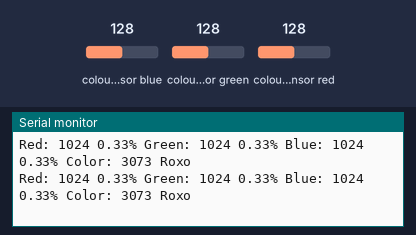
A sketch run on a simulated Arduino Uno, built with avr-gcc and run on an emulated ATmega328P. On the bench: the last lines printed to the serial monitor. The inputs (shaded band) are chosen by the test bench; at power-on: colour sensor blue 128, colour sensor green 128, colour sensor red 128.

Above: at 1.2 s.
1.3 s: colour sensor blue set to 5
At 1.58 s:
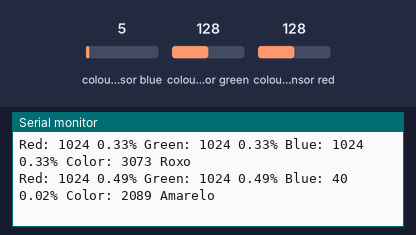
3.4 s: colour sensor green set to 5
At 3.6 s:
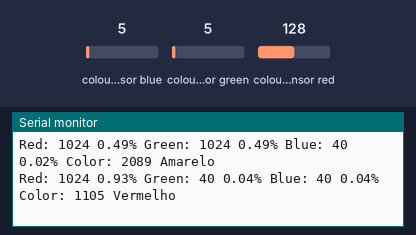
5.4 s: colour sensor red set to 5
At 5.46 s:
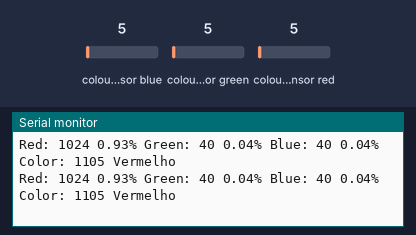
8.4 s: colour sensor blue set to 64
At 8.66 s:
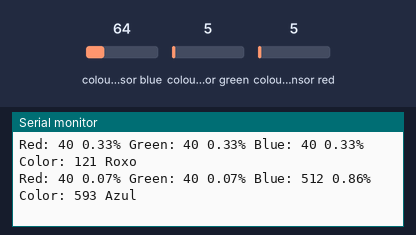
10.4 s: colour sensor green set to 64
At 10.64 s:
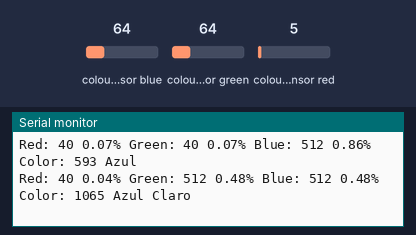
12.4 s: colour sensor red set to 128
At 12.52 s:
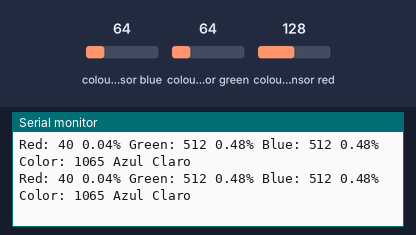

Measured:
- after the input at 1.3 s, the serial monitor: prints a new line after 0.14 s (image 1)
- after the input at 3.4 s, the serial monitor: prints a new line after 0.07 s (image 2)
- after the input at 8.4 s, the serial monitor: prints a new line after 0.13 s (image 4)
- after the input at 10.4 s, the serial monitor: prints a new line after 0.11 s (image 5)

The sketch:

Q0953-Sketch.ino
```cpp
#include <Wire.h>
#include "Adafruit_TCS34725.h"

//Calibração do Branco (em %)
float calibR = 0.29;
float calibG = 0.35;
float calibB = 0.31;

#define margem 0.01

String descCor[] = { "Branco", "Vermelho", "Verde", "Azul", "Azul Claro", "Amarelo", "Roxo" };

Adafruit_TCS34725 tcs = Adafruit_TCS34725(TCS34725_INTEGRATIONTIME_50MS, TCS34725_GAIN_4X);

void setup(void) {
  Serial.begin(9600);

  if (tcs.begin()) {
    Serial.println("Sensor Ativo");
  } else {
    Serial.println("Sensor TCS34725 nao encontrado ... verifique as conexoes");
    while (1)
      ;
  }
}

void loop(void) {
  uint16_t r, g, b, c, colorTemp, lux;
  float rp, gp, bp;

  // leitura de dados de tons de cores e luminosidade
  tcs.getRawData(&r, &g, &b, &c);

  // cálculo dos níveis de cores
  colorTemp = tcs.calculateColorTemperature(r, g, b);

  // cálculo de nível de luminosidade
  lux = tcs.calculateLux(r, g, b);

  rp = (float)r / (float)c;
  gp = (float)g / (float)c;
  bp = (float)b / (float)c;

  Serial.print("Red: ");
  Serial.print(r, DEC);
  Serial.print(" ");
  Serial.print(rp);
  Serial.print("% ");

  Serial.print("Green: ");
  Serial.print(g, DEC);
  Serial.print(" ");
  Serial.print(gp);
  Serial.print("% ");

  Serial.print("Blue: ");
  Serial.print(b, DEC);
  Serial.print(" ");
  Serial.print(bp);
  Serial.print("% ");

  Serial.print("Color: ");
  Serial.print(c, DEC);
  Serial.print(" ");


  int cor;
  if (rp <= (calibR + margem) && gp <= (calibG + margem) && bp <= (calibB + margem)) {
    cor = 0;
  } else {
    if (rp > (calibR + margem) && gp <= (calibG + margem) && bp <= (calibB + margem)) {
      cor = 1; //Vermelho
    }
    if (rp <= (calibR + margem) && gp > (calibG + margem) && bp <= (calibB + margem)) {
      cor = 2; //Verde
    }
    if (rp <= (calibR + margem) && gp <= (calibG + margem) && bp > (calibB + margem)) {
      cor = 3; //Azul
    }
    if (rp <= (calibR + margem) && gp > (calibG + margem) && bp > (calibB + margem)) {
      cor = 4; //Azul Claro
    }
    if (rp > (calibR + margem) && gp > (calibG + margem) && bp <= (calibB + margem)) {
      cor = 5; //Amarelo
    }
    if (rp > (calibR + margem) && gp <= (calibG + margem) && bp > (calibB + margem)) {
      cor = 6; //Roxo
    }
  }

  Serial.println(descCor[cor]);
  delay(100);
}
```
